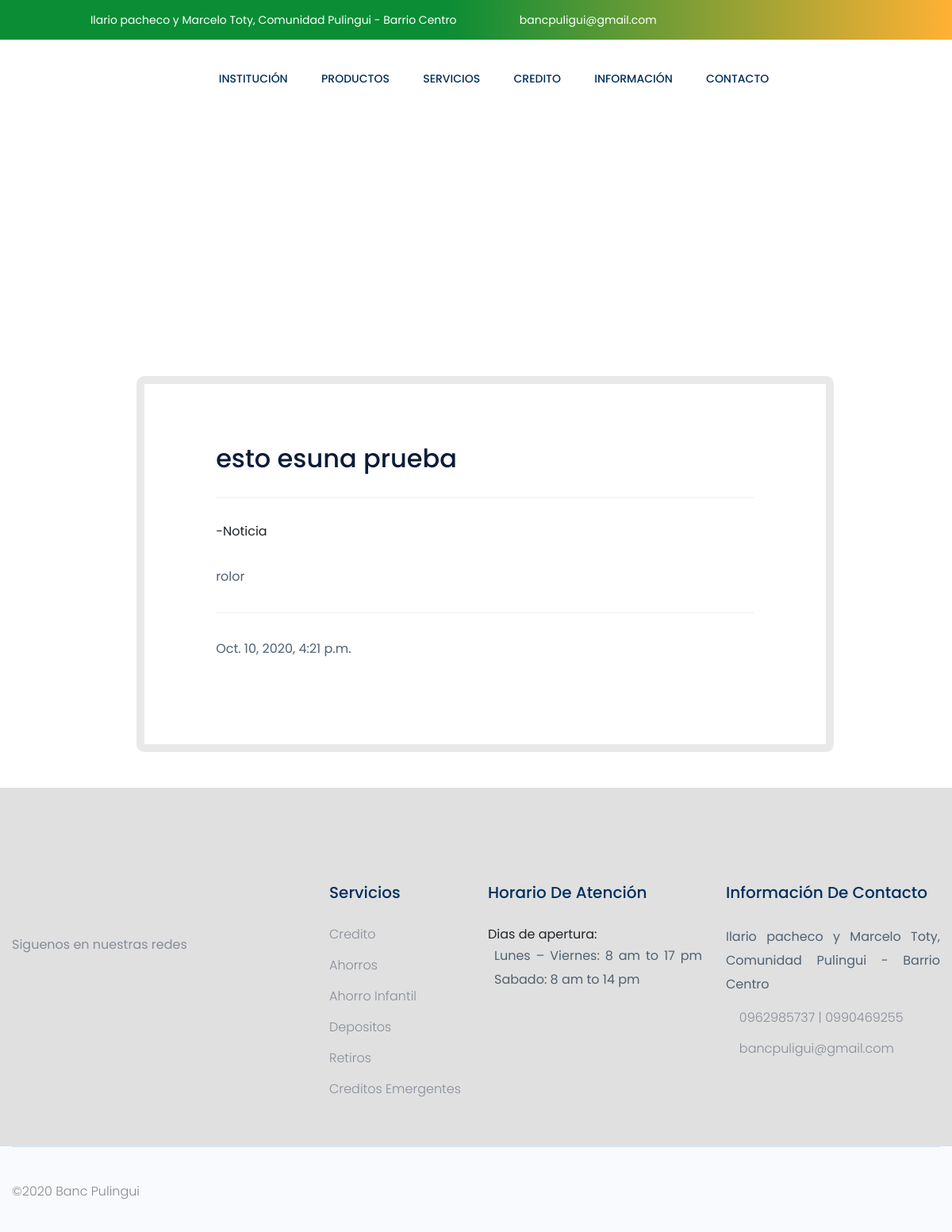
Screenshot of /post-baner/3 with the database file from the repository.
### app/models.py (models this page shows, shortened)
class Post(models.Model):
	headline = models.CharField('Nombre',max_length=200)
	sub_headline = models.CharField('Descripccion',max_length=200, null=True, blank=True)
	thumbnail = models.ImageField('Imagen',null=True, blank=True, upload_to="info", default="placeholder.png")
	body = RichTextUploadingField('Contenido',null=True, blank=True)#uso de una libreria
	created = models.DateTimeField(auto_now_add=True)
	active = models.BooleanField(default=False)
	featured = models.BooleanField(default=False)
	tags = models.ManyToManyField(Tag, null=True, blank=True)

class Tag(models.Model):
	name = models.CharField('Categorias',max_length=200)
	def __str__(self):
		return self.name

### app/views.py (the view)
def postBaner(request, pk):
    post =  Post.objects.get(id=pk)
    navs= NavProducto.objects.filter(active=True)
    servicio = NavServicio.objects.filter(active=True)
    institucion = Institucion.objects.filter(active=True)
    context = {'post':post,'navs':navs,'institucion':institucion,'servicio':servicio}
    return render (request, 'baner/post.html',context)

### templates/baner/post.html (shortened to what this page needs)
{% extends 'index.html' %} {% load static %} {% load crispy_forms_tags %} {% block container %}
<div class="slider-area">
  <div
    class="single-slider slider-height2 d-flex align-items-center"
    data-background="{% static 'assets/img/hero/banerp.jpg' %}"
  >
    <div class="container">
      <div class="row">
        <div class="col-xl-12">
          <div class="hero-cap text-center">
            <h2>Contenido</h2>
          </div>
        </div>
      </div>
    </div>
  </div>
</div>
<section class="about_area section_gap">
  <div class="container">
    <div class="row h_blog_item" style="justify-content: center;">
      <div class="col-lg-9">
        <div class="h_blog_text">
          <div class="h_blog_text_inner left right" style="justify-content: center;">
            <div class="main-container" >
            <h2>{{post.sub_headline}}</h2>
              <hr>
                {% for tag in post.tags.all %}
                    <h7>-{{tag}}</h7>
                {% endfor %}
                <br>
                </p>{{post.body|safe}}</p>
                <hr>
                <p>{{post.created}}</p>
            </div>
          </div>
        </div>
      </div>
    </div>
  </div>
</section>
{% endblock container %}

### templates/baner/post.html (style rules this page uses)
.section_gap { padding: 25px 0; }
.h_blog_item .h_blog_text { padding-top: 0px; padding-bottom: 20px; }
.h_blog_item .h_blog_text .h_blog_text_inner { background: #fff; padding: 75px 90px; border-radius: 10px; }
.h_blog_item .h_blog_text .h_blog_text_inner.left { position: relative; z-index: 2; }
.h_blog_item .h_blog_text .h_blog_text_inner.right { margin-left: -104px; position: relative; z-index: 1; border: 10px solid #e9e9e9; }
.h_blog_item .h_blog_text .h_blog_text_inner p { margin-bottom: 30px; }
p { text-align: justify; }
.h_blog_item { margin-left: 7em; }

### rows the page displays
Post: sub_headline "esto esuna prueba", body "rolor", created "Oct. 10, 2020, 4:21 p.m."
Tag: name "Noticia"
